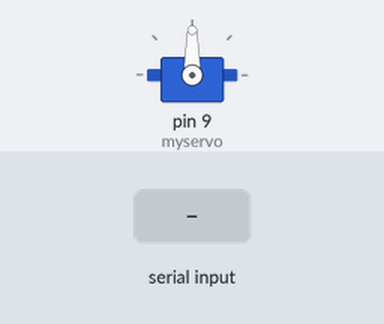
The sketch below on a simulated Arduino Uno, built with avr-gcc and run on an emulated ATmega328P. Parts: servo. The test bench sets the inputs (shaded band).

Above: at 1.2 s.
1.3 s: byte 30 received over Serial
At 1.9 s:
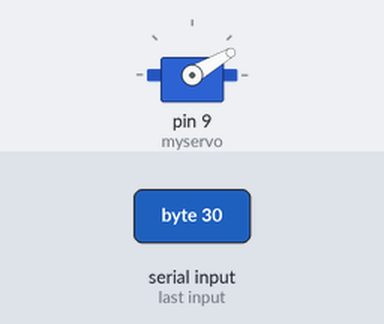
2.8 s: byte 120 received over Serial
At 4.2 s:
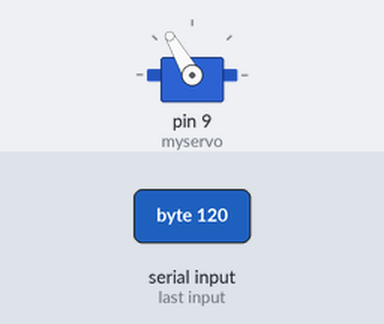
Timing chart, 0 to 5.8 s (numbered marks = the images above; inputs shaded):
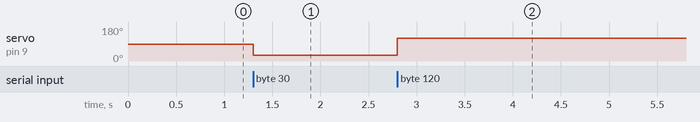

The sketch:

servo_sketch.ino
```cpp
#include <Servo.h>

Servo myservo;  // Create servo object to control a servo

void setup() {
  myservo.attach(9);  // Attaches the servo on pin 9 to the servo object
  Serial.begin(9600); // Initialize serial communication for Bluetooth (HC-05/HC-06 default is often 9600)
}

void loop() {
  // Check if data is available to read
  if (Serial.available() > 0) {
    int angle = Serial.read(); // Read the incoming byte

    // Basic validation to ensure it's a valid servo angle
    // Note: Serial.read() returns a single byte (0-255), which fits our 0-180 range perfectly
    if (angle >= 0 && angle <= 180) {
      myservo.write(angle);    // Tell servo to go to position in variable 'angle'
      delay(15);               // Waits 15ms for the servo to reach the position
    }
  }
}
```

Measured:
- after the input at 1.3 s, servo on pin 9 (myservo): 90° → 30° at once
- after the input at 2.8 s, servo on pin 9 (myservo): 30° → 120° at once
